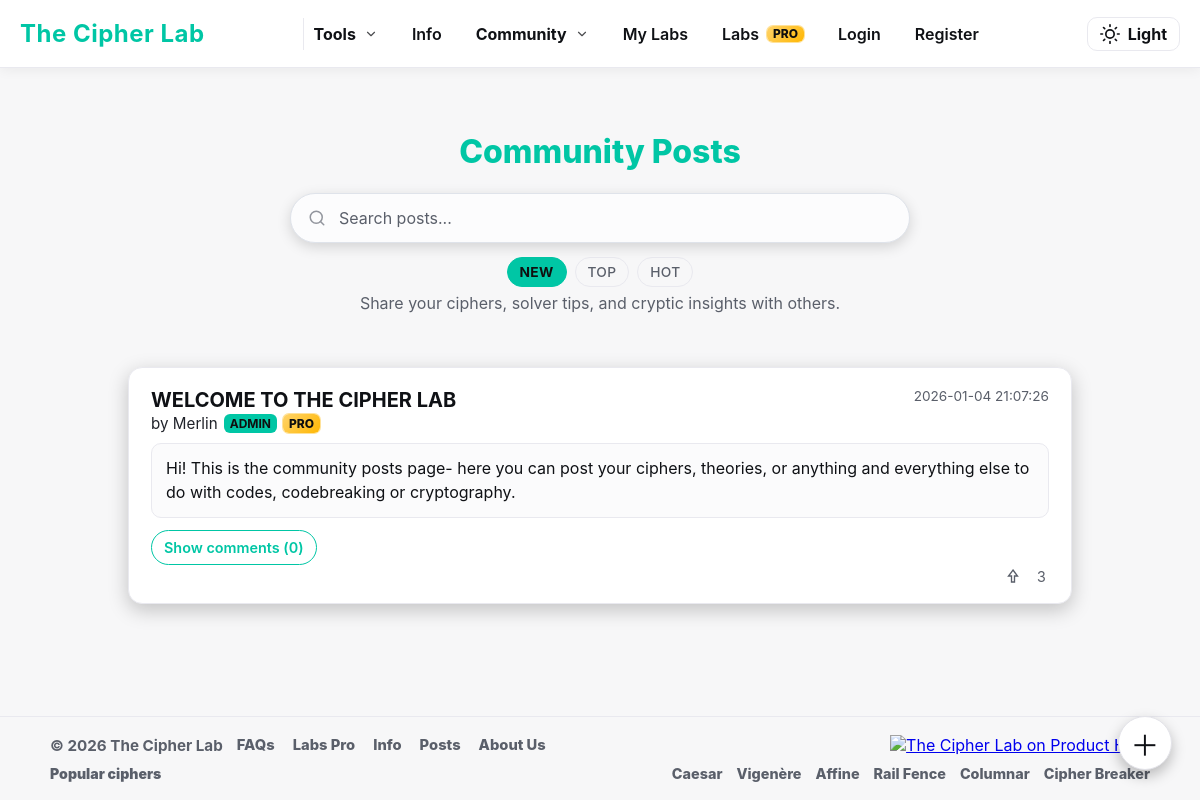
The page /posts on the database its author committed.
### tables this page shows
CREATE TABLE posts (
    id INTEGER PRIMARY KEY AUTOINCREMENT,
    user_id INTEGER,  -- ✅ allow NULL for deleted users
    title TEXT NOT NULL,
    body TEXT NOT NULL,
    image_filename TEXT,
    created_at TEXT NOT NULL,
    pinned INTEGER DEFAULT 0, upvotes INTEGER DEFAULT 0, downvotes INTEGER DEFAULT 0,
    FOREIGN KEY(user_id) REFERENCES users(id)
        ON DELETE SET NULL
);

CREATE TABLE users (
    id INTEGER PRIMARY KEY AUTOINCREMENT,
    username TEXT UNIQUE NOT NULL,
    email TEXT UNIQUE NOT NULL,
    password_hash TEXT NOT NULL,
    is_admin INTEGER NOT NULL DEFAULT 0,
    created_at TEXT NOT NULL,
    banned INTEGER DEFAULT 0
, has_posted INTEGER NOT NULL DEFAULT 0, labs_info_seen INTEGER NOT NULL DEFAULT 0, is_pro INTEGER DEFAULT 0, stripe_customer_id TEXT, pro_since TEXT, stripe_subscription_id TEXT, pro_until TEXT, pro_current_period_end TEXT, pro_cancel_at_period_end INTEGER NOT NULL DEFAULT 0, labs_tour_seen INTEGER NOT NULL DEFAULT 0, google_sub TEXT, avatar_url TEXT, auth_provider TEXT NOT NULL DEFAULT 'local', needs_password INTEGER NOT NULL DEFAULT 0, needs_username INTEGER NOT NULL DEFAULT 0);

### CryptiQ/app.py (the view, shortened to what this page needs)
@app.route("/posts", methods=["GET"])
def posts_list():
    user = current_user()
    page = max(int(request.args.get("page", 1)), 1)
    per_page = 10
    offset = (page - 1) * per_page
    sort = (request.args.get("sort") or "new").lower()
    if sort not in ("new", "top", "hot"):
        sort = "new"
    search = (request.args.get("search") or "").strip()
    conn = get_db()
    params = []
    base_condition = "(users.banned IS NULL OR users.banned = 0)"
    if search:
        like = f"%{search}%"
        where_clause = f"""
            WHERE {base_condition}
              AND (
                    posts.title LIKE ?
                 OR posts.body LIKE ?
                 OR users.username LIKE ?
              )
        """
        params.extend([like, like, like])
    else:
        where_clause = f"WHERE {base_condition}"
    if sort == "new":
        order_clause = """
            ORDER BY posts.pinned DESC,
                     datetime(posts.created_at) DESC
        """
    elif sort == "top":
        order_clause = """
            ORDER BY posts.pinned DESC,
                     posts.upvotes DESC,
                     datetime(posts.created_at) DESC
        """
    cur = conn.execute(f"""
        SELECT
            posts.id,
            posts.user_id AS owner_id,
            posts.title,
            posts.body,
            posts.image_filename,
            posts.created_at,
            posts.pinned,
            posts.upvotes,
            users.username,
            users.email,
            users.is_admin,
            users.is_pro,
            users.banned
        FROM posts
        LEFT JOIN users ON posts.user_id = users.id
        {where_clause}
        {order_clause}
        LIMIT ? OFFSET ?
    """, (*params, per_page, offset))
    posts = [dict(r) for r in cur.fetchall()]
    cur = conn.execute(f"""
        SELECT COUNT(*) AS total
        FROM posts
        LEFT JOIN users ON posts.user_id = users.id
        {where_clause}
    """, params)
    total_posts = cur.fetchone()["total"]
    uid = user["id"] if user else None
    for p in posts:
        if not p.get("username"):
            p["username"] = "[Deleted User]"
            p["is_admin"] = 0
            p["is_pro"] = 0
            p["banned"] = 0
        if uid:
            row = conn.execute("""
                SELECT vote FROM post_votes
                WHERE user_id=? AND post_id=?
            """, (uid, p["id"])).fetchone()
            p["viewer_hearted"] = (row and row["vote"] == 1)
        else:
            p["viewer_hearted"] = False
    conn.close()
    total_pages = max((total_posts + per_page - 1) // per_page, 1)
    return render_template(
        "posts.html",
        posts=posts,
        user=user,
        user_is_admin=is_admin(user),
        page=page,
        total_pages=total_pages,
        user_is_pro=is_pro(user),
        sort=sort,
        search=search,
    )

### CryptiQ/app.py (called while the page is built, shortened)
@app.after_request
def add_security_headers(resp):
    resp.headers["X-Content-Type-Options"] = "nosniff"
    resp.headers["X-Frame-Options"] = "DENY"
    resp.headers["Referrer-Policy"] = "strict-origin-when-cross-origin"
    resp.headers["Content-Security-Policy"] = (
        "default-src 'self'; "
        "img-src 'self' data: https://api.producthunt.com https://ph-files.imgix.net https://www.producthunt.com; "
        "script-src 'self' 'unsafe-inline' https://www.producthunt.com; "
        "style-src 'self' 'unsafe-inline'; "
        "frame-src https://www.producthunt.com;"
    )
    return resp

def is_admin(user):
    if not user:
        return False
    return (user.get("is_admin") == 1) or (user.get("email", "").lower() == ADMIN_EMAIL.lower())

def is_pro(user):
    if not user:
        return False
    try:
        return bool(user["is_pro"])
    except Exception:
        return False

@app.before_request
def clear_flash_on_login():
    if request.endpoint == "login" and request.method == "GET":
        if "_flashes" not in session:
            session.pop("_flashes", None)

@app.context_processor
def inject_now_year():
    return {"now_year": datetime.utcnow().year}

@app.context_processor
def inject_user_setup_flags():
    u = current_user()
    if not u:
        return {}

### CryptiQ/helpers.py (called while the page is built, shortened)
def get_db():
    conn = sqlite3.connect(DB_PATH)
    conn.row_factory = sqlite3.Row
    return conn

def current_user():
    if "user_id" not in session:
        return None

### CryptiQ/templates/posts.html (shortened to what this page needs)
<!DOCTYPE html>
<html lang="en">
<head>
  <link rel="stylesheet" href="{{ url_for('static', filename='style.css') }}">
</head>
<body>
  {% include 'base_nav.html' %}
  <main class="posts-container">
    <div class="posts-header">
      <h2 class="post-titles">Community Posts</h2>
      <div class="posts-search">
        <input type="text" id="post-search-input" placeholder="Search posts..." autocomplete="off">
      </div>
      <div class="posts-sort">
        <a href="{{ url_for('posts_list', sort='new') }}" class="sort-pill {% if sort == 'new' %}active{% endif %}">New</a>
        <a href="{{ url_for('posts_list', sort='top') }}" class="sort-pill {% if sort == 'top' %}active{% endif %}">Top</a>
        <a href="{{ url_for('posts_list', sort='hot') }}" class="sort-pill {% if sort == 'hot' %}active{% endif %}">Hot</a>
      </div>
      <p>Share your ciphers, solver tips, and cryptic insights with others.</p>
    </div>
    {% for p in posts %}
    <article id="post-{{ p.id }}" class="post-card {% if p.pinned %}pinned{% endif %}" data-post-id="{{ p.id }}">
      <div class="post-top">
        <div>
          <div class="post-title">{{ p.title }}</div>
          <div class="post-author">
            by {{ p.username or '[Deleted User]' }}
            {% if p.is_admin %}<span class="admin-badge">Admin</span>{% endif %}
            {% if p.is_pro %}<span class="pro-badge">PRO</span>{% endif %}
          </div>
        </div>
        <div class="post-right">
          <div class="post-meta">
            <span>{{ p.created_at[:19].replace('T',' ') }}</span>
          </div>
        </div>
      </div>
      <div class="post-body">{{ p.body }}</div>
      <div class="heart-row">
        <div class="heart-box" data-post-id="{{ p.id }}">
          <span class="heart-pulse-ring"></span>
          <button class="heart-btn {% if p.viewer_hearted %}active-heart{% endif %}"
                  type="button"
                  aria-label="Heart this post"
                  aria-pressed="{% if p.viewer_hearted %}true{% else %}false{% endif %}">
            <svg class="heart-icon" viewBox="0 0 24 24">
              <path d="M12 4 L18 12 H14 V20 H10 V12 H6 Z"/>
            </svg>
          </button>
          <span class="heart-count" id="heart-count-{{ p.id }}">{{ p.upvotes or 0 }}</span>
        </div>
      </div>
      <button class="comments-toggle" data-state="closed" id="comments-toggle-{{ p.id }}">
        Show comments (<span id="comments-num-{{ p.id }}">0</span>)
      </button>
    </article>
    {% endfor %}
    <a href="{% if user %}{{ url_for('posts_new') }}{% else %}{{ url_for('login') }}{% endif %}"
      class="fab" title="{% if user %}Create a new post{% else %}Log in to post{% endif %}">
      <span>＋</span>
    </a>
  </main>
              {% include "base_footer.html" %}
</body>
</html>

### CryptiQ/static/style.css (style rules this page uses)
:root { --bg: #121212; --panel: #1a1a1a; --panel-2: #202020; --elev-shadow: 0 10px 30px rgba(0, 0, 0, 0.55); --line: #252525; --line-2: #2b2b2b; --text: #f2f2f2; --text-dim: #d9d9d9; --muted: #b8b8b8; --muted-2: #9a9a9a; --accent: #00c6a5; --accent-strong: #00d4b3; --accent-soft: rgba(0, 198, 165, 0.18); --accent-soft-2: rgba(0, 198, 165, 0.28); --input-bg: #232323; --input-border: #343434; --input-hover: #262626; --input-focus: #1d1d1d; --warning: #ffdd00; --danger: #ff6b6b; --radius-lg: 16px; --radius-md: 10px; --radius-sm: 6px; --transition: 0.18s ease; }
* { box-sizing: border-box; }
html { scroll-behavior: smooth; }
body { font-family: 'Inter', 'Segoe UI', Tahoma, Geneva, Verdana, sans-serif; background-color: var(--bg); color: var(--text); margin: 0; padding: 0; min-height: 100vh; display: flex; justify-content: center; align-items: flex-start; }
h2 { text-align: center; margin-bottom: 26px; color: var(--accent); font-weight: 650; font-size: 26px; }
input[type="text"], input[type="password"], input[type="email"], input[type="search"] { width: 100%; padding: 12px 14px; border-radius: 8px; border: 1px solid var(--input-border); background: var(--input-bg); color: var(--text); transition: border-color var(--transition), box-shadow var(--transition), background-color var(--transition); font-family: inherit; font-size: 16px; }
button { padding: 14px 16px; border: 1px solid var(--accent); border-radius: var(--radius-sm); background-color: var(--accent); color: #0f0f0f; font-weight: 650; font-size: 16px; cursor: pointer; transition: background-color 0.15s ease, box-shadow var(--transition), border-color var(--transition), transform 0.06s ease; font-family: inherit; }
:root[data-theme="light"] { --bg: #f7f7f8; --panel: #ffffff; --panel-2: #fbfbfc; --elev-shadow: 0 10px 30px rgba(0, 0, 0, 0.08); --line: #e9e9ef; --line-2: #e2e2e8; --text: #0f1115; --text-dim: #20232a; --muted: #5a5f6a; --muted-2: #7a7f8a; --accent: #00c6a5; --accent-strong: #00b69a; --accent-soft: rgba(0, 198, 165, 0.18); --accent-soft-2: rgba(0, 198, 165, 0.25); --input-bg: #fcfcfd; --input-border: #dfe3ea; --input-hover: #f6f7f9; --input-focus: #ffffff; }
:root[data-theme="light"] pre, :root[data-theme="light"] textarea, :root[data-theme="light"] #plaintext, :root[data-theme="light"] #substitution-row input, :root[data-theme="light"] select, :root[data-theme="light"] input[type="text"], :root[data-theme="light"] input[type="password"], :root[data-theme="light"] input[type="email"], :root[data-theme="light"] input[type="search"] { color: var(--text); background: var(--input-bg); border-color: var(--input-border); }
* { scrollbar-width: thin; scrollbar-color: color-mix(in oklab, var(--accent) 45%, #0f0f0f) var(--bg); }
.admin-badge { background: var(--accent); color: #0f0f0f; font-size: 0.75rem; padding: 2px 6px; border-radius: 6px; font-weight: 700; text-transform: uppercase; }
.pro-badge { background: linear-gradient(135deg, #ffd36a, #ffb703); color: #0f0f0f; font-size: 0.75rem; padding: 2px 6px; border-radius: 6px; font-weight: 800; text-transform: uppercase; box-shadow: 0 0 0 1px rgba(255,183,3,0.4); position: relative; overflow: hidden; isolation: isolate; display: inline-flex; align-items: center; gap: 6px; }
.pro-badge::after { content: ""; position: absolute; inset: -40% -60%; background: linear-gradient( 120deg, rgba(255,255,255,0) 40%, rgba(255,255,255,0.65) 50%, rgba(255,255,255,0) 60% ); transform: translateX(-120%) rotate(8deg); animation: proShine 2.8s ease-in-out infinite; pointer-events: none; z-index: 0; }
html, body { height: 100%; }
body { display: flex; flex-direction: column; justify-content: flex-start; align-items: stretch; min-height: 100vh; }
main { flex: 1 0 auto; }

### CryptiQ/templates/base_nav.html (style rules this page uses)
body { padding-top: 80px; }

### rows shown on the page
posts: title "WELCOME TO THE CIPHER LAB", username "Merlin", created_at "2026-01-04 21:07:26", body "Hi! This is the community posts page- here you can post your ciphers, theories, or anything and everything else to do with codes, codebreaking or cryptography.", upvotes "3"
